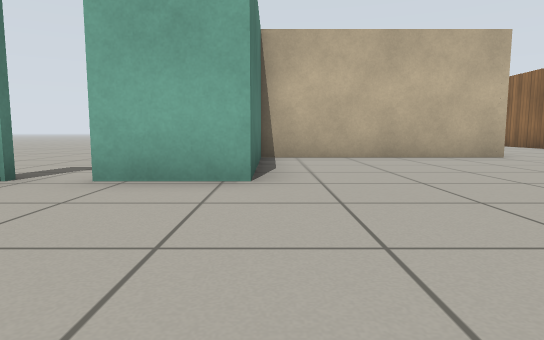
View 1 (above)

21 first-person views from a walk through a world built for the Gazebo simulator. The camera is 0.5 m above the floor, tilts 6° down and sees 75° across. The floor is counted in squares, 1 m on a side. Each view is taken from the middle of a square. On the plan, view 1 faces up. The plan holds only what a view shows up to about 9 squares ahead; the rest is blank. Robots are left out. Gazebo's built-in surfaces are drawn with simple patterns.

View 2
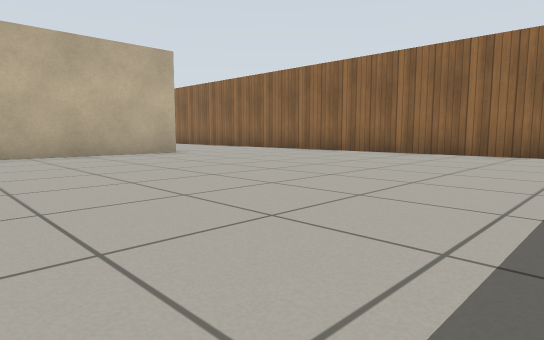

View 3
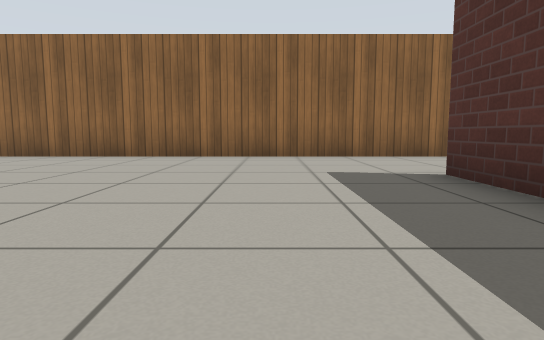

View 4
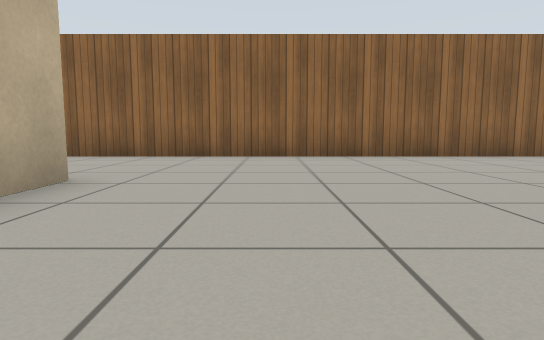

View 5
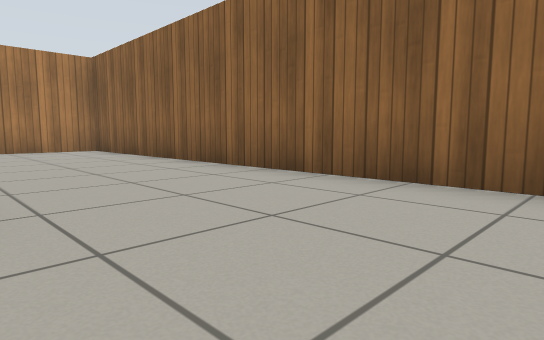

View 6
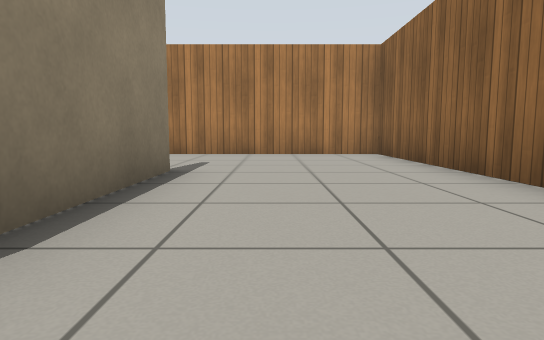

View 7
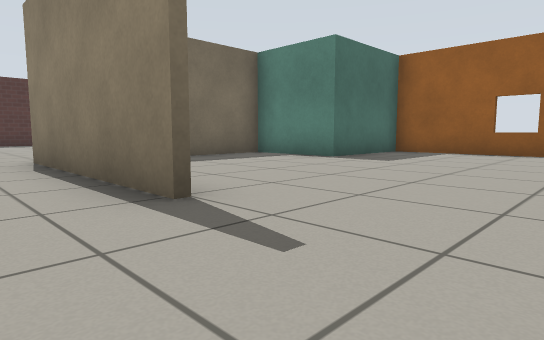

View 8
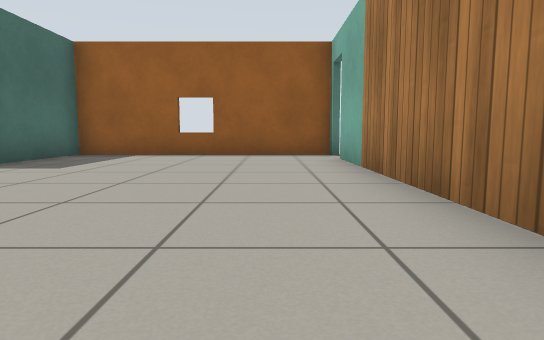

View 9
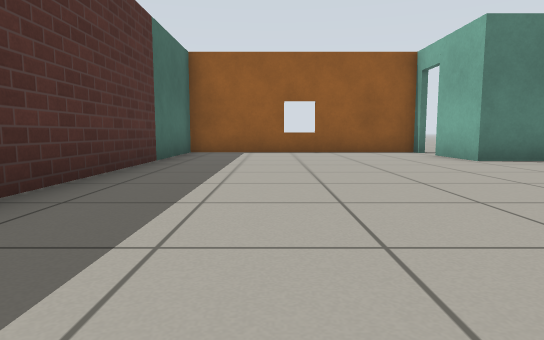

View 10
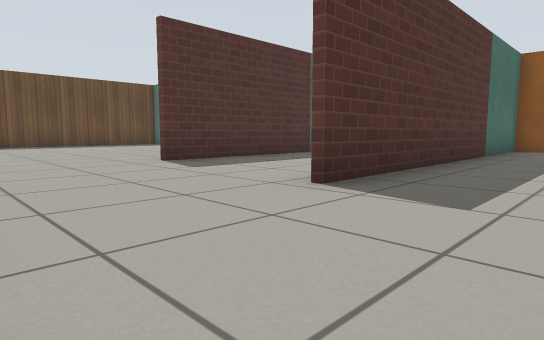

View 11
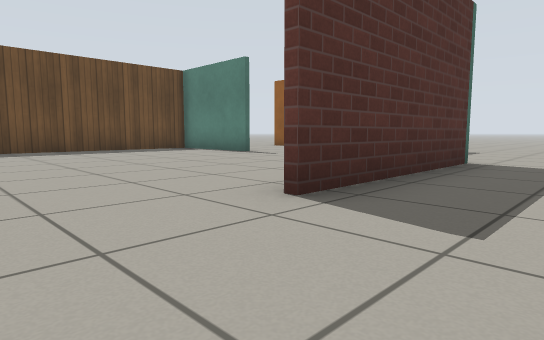

View 12
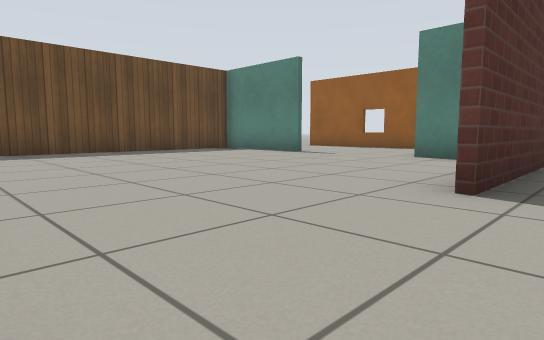

View 13
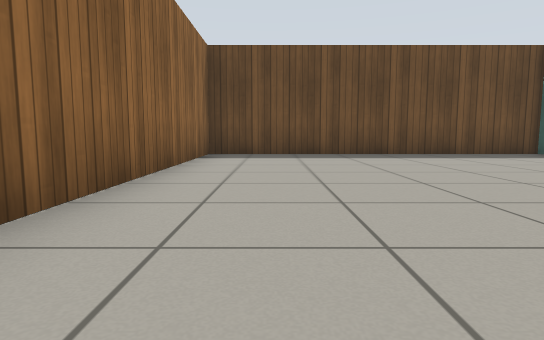

View 14
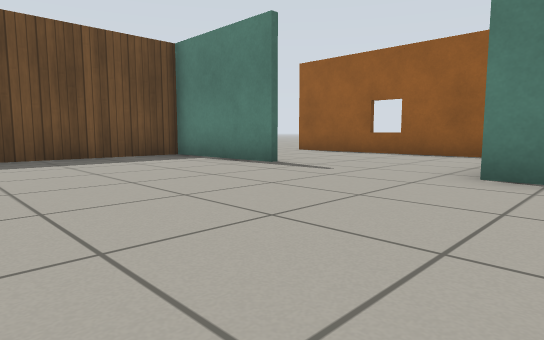

View 15
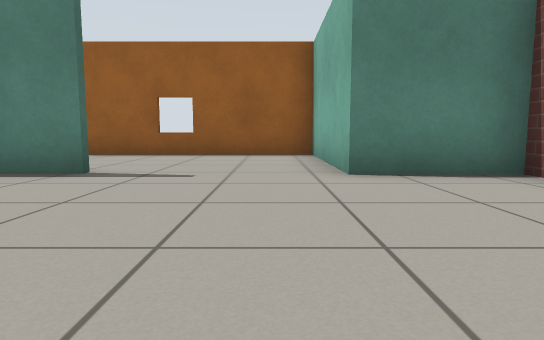

View 16
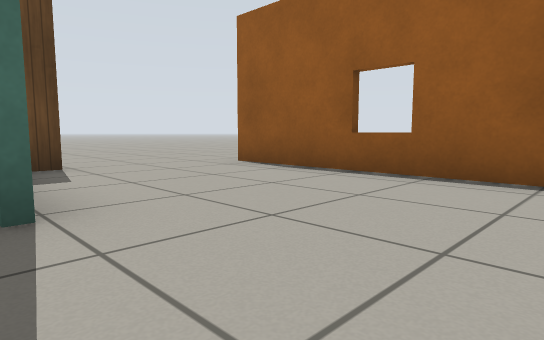

View 17
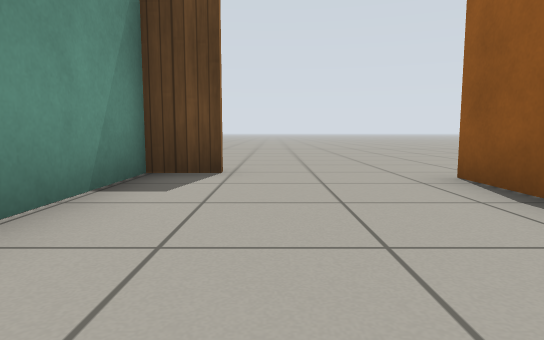

View 18
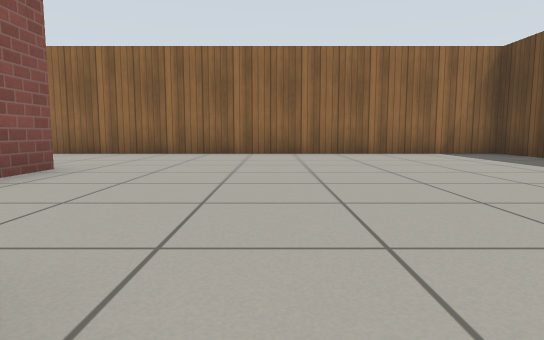

View 19
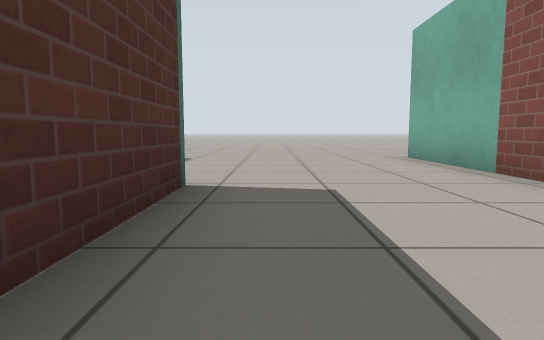

View 20
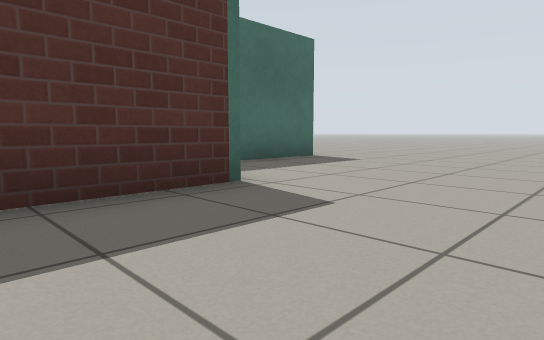

View 21
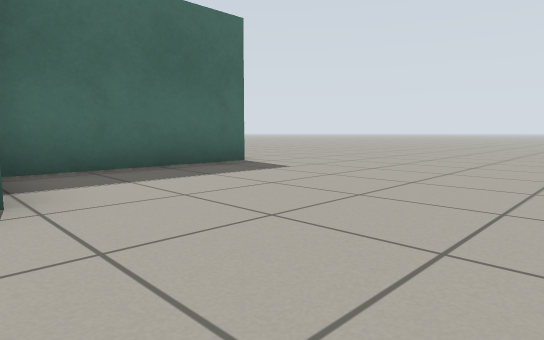

### Floor plan
Points are (right, up) in squares from view 1. A wall is a line through its corners. A room is listed if a view was taken in it or the views show most of it. See-through windows are left out.
Room 1 (views 1, 2, 3, 4, 5, 6, 7, 8, 9, 10, 11, 12, 13, 14, 15, 16, 17, 18, 19, 20, 21)
walls: (0.5, -2.2) (-3.2, -2.2); (0.7, -5.7) (0.7, -8.1) (-3.1, -8.1) (-3.1, -14); (0.6, -5.8) (5, -5.8); (5, -6) (3.9, -6); (-3.1, 3.6) (-3.1, -2.1) (5.3, -2.1); (-0.2, 6.8) (-0.2, 3.6) (-1.9, 3.6); (-3.2, -7.9) (0.4, -7.9); (0.7, -11.2) (0.7, -14.5); (4.7, 11.6) (4.7, 7.1) (-0.2, 7.1); (0.6, -14.5) (0.6, -12); (-0.4, -14.4) (8.5, -14.4) (8.5, 15.3) (-1.9, 15.3); (-3.1, 15.4) (-3.1, 9.6) (-0.2, 9.6) (-0.2, 7.3) (1.9, 7.3)
ways out: opening at (-4, -3); open door at (-2.5, 15); open door at (-2, 4)

Where each view was taken, in squares from view 1:
view 1: 0 up, 0 right, facing up
view 2: 1 down, 0 right, facing up-right
view 3: 0 up, 1 right, facing right
view 4: 5 up, 1 right, facing right
view 5: 5 up, 5 right, facing up-right
view 6: 7 up, 6 right, facing up
view 7: 14 up, 6 right, facing down-left
view 8: 14 up, 5 right, facing left
view 9: 0 up, 6 right, facing left
view 10: 0 up, 8 right, facing down-left
view 11: 4 down, 7 right, facing down-left
view 12: 5 down, 8 right, facing down-left
view 13: 6 down, 7 right, facing down
view 14: 7 down, 5 right, facing down-left
view 15: 9 down, 5 right, facing left
view 16: 9 down, 1 right, facing down-left
view 17: 10 down, 1 left, facing down
view 18: 9 down, 0 right, facing right
view 19: 5 down, 4 right, facing left
view 20: 3 down, 3 right, facing down-left
view 21: 3 down, 1 right, facing down-left
